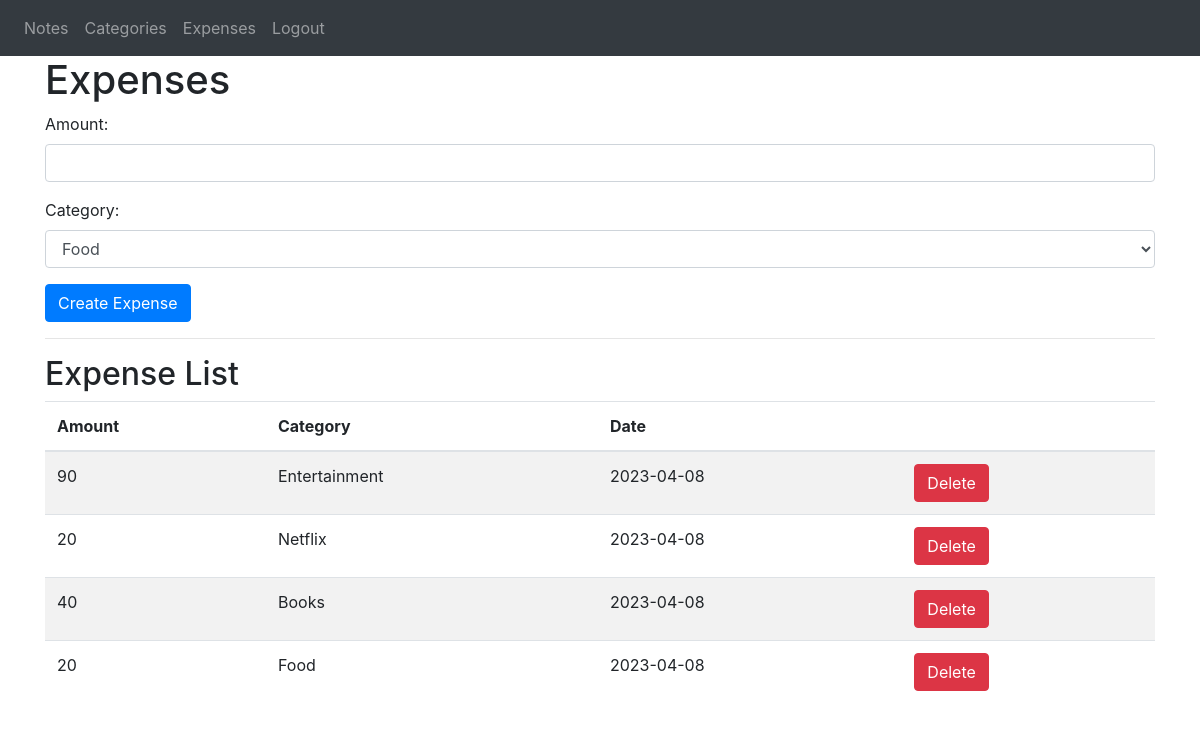
Page /expenses (signed in) on the committed database.
### website/models.py (models this page shows)
class Expense(db.Model):
    id = db.Column(db.Integer, primary_key=True)
    amount = db.Column(db.Integer, nullable=False)
    date_created = db.Column(db.DateTime, default=datetime.utcnow)
    user_id = db.Column(db.Integer, db.ForeignKey('user.id'), nullable=False)
    category_id = db.Column(db.Integer, db.ForeignKey('category.id'))

class Category(db.Model):
    id = db.Column(db.Integer, primary_key=True)
    name = db.Column(db.String(100), nullable=False)
    user_id = db.Column(db.Integer, db.ForeignKey('user.id'))
    expenses = db.relationship('Expense', backref='category', lazy=True)

### website/views.py (the view, shortened to what this page needs)
@views.route('/expenses', methods=['GET', 'POST'])
@login_required
def expenses():
    categories = Category.query.all()
    expenses = Expense.query.filter_by(user_id=current_user.id).all()
    return render_template('expenses.html', user=current_user, categories=categories, expenses=expenses)

### website/__init__.py (called while the page is built)
def create_app():
    app = Flask(__name__)
    app.config['SECRET_KEY'] = 'hjshjhdjah kjshkjdhjs'
    app.config['SQLALCHEMY_DATABASE_URI'] = f'sqlite:///{DB_NAME}'
    db.init_app(app)
    from .views import views
    from .auth import auth
    app.register_blueprint(views, url_prefix='/')
    app.register_blueprint(auth, url_prefix='/')
    from .models import User, Note, Category, Expense
    with app.app_context():
        db.create_all()
    login_manager = LoginManager()
    login_manager.login_view = 'auth.login'
    login_manager.init_app(app)
    @login_manager.user_loader
    def load_user(id):
        return User.query.get(int(id))
    return app

### website/templates/expenses.html (shortened to what this page needs)
{% extends 'base.html' %}
{% block content %}
    <h1>Expenses</h1>
    <form method="POST" action="{{ url_for('views.expenses') }}">
        <div class="form-group">
            <label for="amount">Amount:</label>
            <input type="number" class="form-control" id="amount" name="amount" required>
        </div>
        <div class="form-group">
            <label for="category">Category:</label>
            <select class="form-control" id="category" name="category" required>
                {% for category in categories %}
                    <option value="{{ category.id }}">{{ category.name }}</option>
                {% endfor %}
            </select>
        </div>
        <button type="submit" class="btn btn-primary">Create Expense</button>
    </form>
    <hr>
    <h2>Expense List</h2>
    {% if expenses %}
        <table class="table table-striped">
            <thead>
                <tr>
                    <th>Amount</th>
                    <th>Category</th>
                    <th>Date</th>
                    <th></th>
                </tr>
            </thead>
            <tbody>
                {% for expense in expenses %}
                    <tr>
                        <td>{{ expense.amount }}</td>
                        <td>{{ expense.category.name }}</td>
                        <td>{{ expense.date_created.strftime('%Y-%m-%d') }}</td>
                        <td>
                            <button class="btn btn-danger" onclick="deleteExpense({{ expense.id }})">Delete</button>
                        </td>
                    </tr>
                {% endfor %}
            </tbody>
        </table>
    {% else %}
        <p>No expenses yet.</p>
    {% endif %}
{% endblock %}

### rows in the picture
Expense: amount "90", category.name "Entertainment", date_created "2023-04-08"
Expense: amount "20", category.name "Netflix", date_created "2023-04-08"
Expense: amount "40", category.name "Books", date_created "2023-04-08"
Expense: amount "20", category.name "Food", date_created "2023-04-08"

### other values in the picture
form field category "Food"
